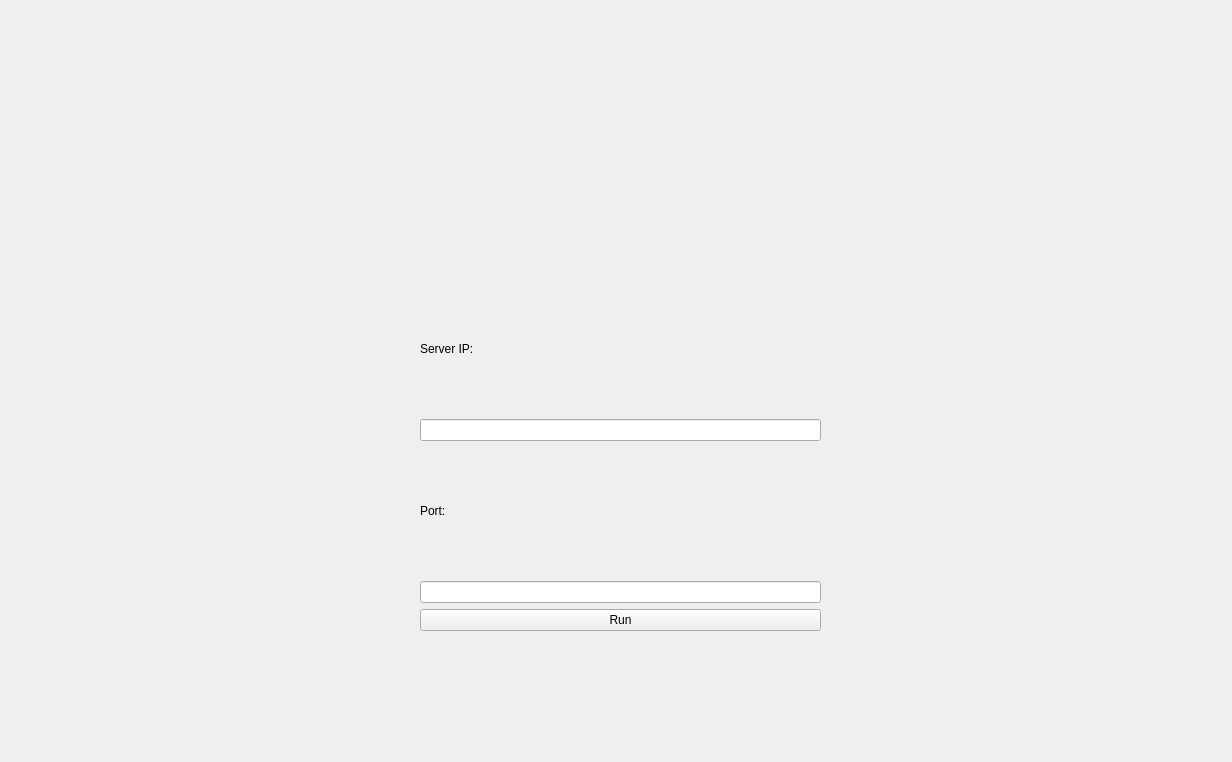
<?xml version="1.0" encoding="UTF-8"?>
<ui version="4.0">
 <class>ServerConfiguration</class>
 <widget class="QWidget" name="ServerConfiguration">
  <property name="geometry">
   <rect>
    <x>0</x>
    <y>0</y>
    <width>1232</width>
    <height>762</height>
   </rect>
  </property>
  <property name="windowTitle">
   <string>Form</string>
  </property>
  <widget class="QWidget" name="layoutWidget">
   <property name="geometry">
    <rect>
     <x>420</x>
     <y>150</y>
     <width>401</width>
     <height>481</height>
    </rect>
   </property>
   <layout class="QVBoxLayout" name="verticalLayout">
    <item>
     <widget class="QLabel" name="iconLabel">
      <property name="styleSheet">
       <string notr="true">image: url(:/assets/images/violet-among-us-64.png);</string>
      </property>
      <property name="text">
       <string/>
      </property>
      <property name="alignment">
       <set>Qt::AlignCenter</set>
      </property>
     </widget>
    </item>
    <item>
     <widget class="QLabel" name="ipLabel">
      <property name="text">
       <string>Server IP:</string>
      </property>
     </widget>
    </item>
    <item>
     <widget class="QLineEdit" name="ipLineEdit"/>
    </item>
    <item>
     <widget class="QLabel" name="portLabel">
      <property name="text">
       <string>Port:</string>
      </property>
     </widget>
    </item>
    <item>
     <widget class="QLineEdit" name="portLineEdit"/>
    </item>
    <item>
     <widget class="QPushButton" name="createButton">
      <property name="text">
       <string>Run</string>
      </property>
      <property name="autoDefault">
       <bool>false</bool>
      </property>
     </widget>
    </item>
   </layout>
  </widget>
 </widget>
 <resources/>
 <connections/>
</ui>
